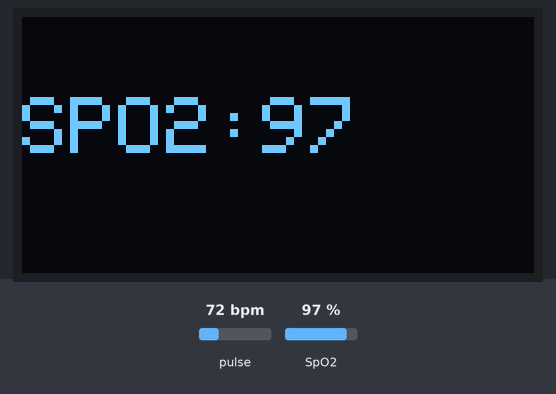
A sketch run on a simulated Arduino Uno, built with avr-gcc and run on an emulated ATmega328P. Shown: 128×64 one-colour display. The test bench sets the inputs (shaded band); at power-on: SpO2 97 %, pulse 72 bpm. What the sketch prints to the serial monitor is not drawn.

Above: at 4.6 s.
4.7 s: SpO2 set to 80 %
At 9.3 s:
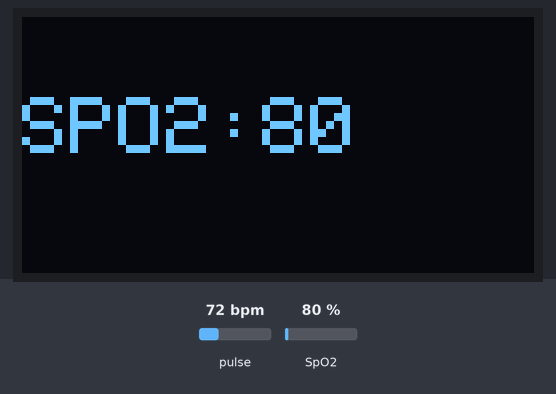
10.7 s: SpO2 set to 85 %
At 13.4 s:
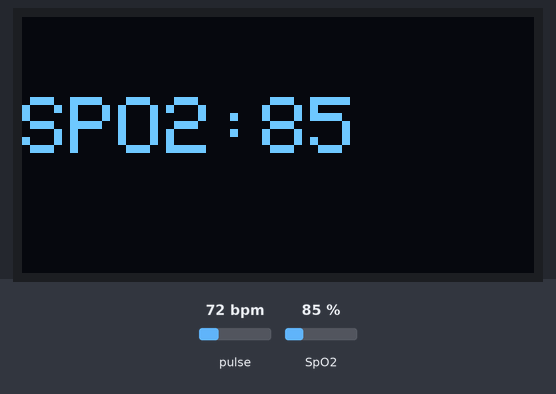
16.7 s: SpO2 set to 90 %
At 21.5 s:
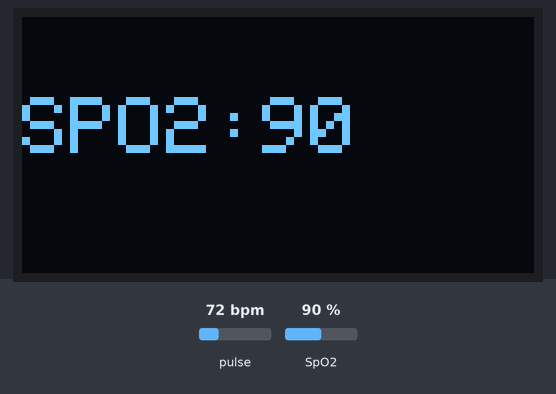
Timing chart, 0 to 23.0 s (numbered marks = the images above; inputs shaded):
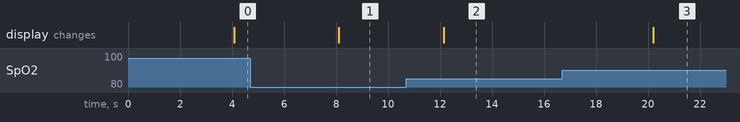

Measured:
- after the input at 4.7 s, the display: changes after 3.4 s (image 1)
- after the input at 10.7 s, the display: changes after 1.4 s (image 2)
- after the input at 16.7 s, the display: changes after 3.5 s (image 3)

The sketch:

SPO2_OLED.ino
```cpp
#include <Adafruit_SSD1306.h>
#include <Adafruit_GFX.h>

/*!
 * @file SPO2.ino
 * @brief Display heart-rate and SPO2 on serial in real-time, normal SPO2 is within 95~100
 * @n Try to fix the sensor on your finger in using to avoid the effect of pressure change on data output.
 * @n This library supports mainboards: ESP8266, FireBeetle-M0, UNO, ESP32, Leonardo, Mega2560
 * @copyright  Copyright (c) 2010 DFRobot Co.Ltd (http://www.dfrobot.com)
 * @licence     The MIT License (MIT)
 * @author [YeHangYu](hangyu.ye@dfrobot.com)
 * @version  V0.1
 * @date  2020-05-29
 * @url https://github.com/DFRobot/DFRobot_MAX30102
 */
/*#include <Adafruit_GFX.h>        // OLED Library
#include <Adafruit_SSD1306.h>    // OLED Library*/
#include <Wire.h>                // I2C  Library
#include <DFRobot_MAX30102.h>

DFRobot_MAX30102 particleSensor;

#define SCREEN_WIDTH 128         // OLED display width, in pixels
#define SCREEN_HEIGHT 64         // OLED display height, in pixels
#define OLED_RESET    -1         // Reset pin # (or -1 if sharing Arduino reset pin)

Adafruit_SSD1306 display(SCREEN_WIDTH, SCREEN_HEIGHT, &Wire, OLED_RESET); //Declaring the display name (display)


/*
Macro definition options in sensor configuration
sampleAverage: SAMPLEAVG_1 SAMPLEAVG_2 SAMPLEAVG_4
               SAMPLEAVG_8 SAMPLEAVG_16 SAMPLEAVG_32
ledMode:       MODE_REDONLY  MODE_RED_IR  MODE_MULTILED
sampleRate:    PULSEWIDTH_69 PULSEWIDTH_118 PULSEWIDTH_215 PULSEWIDTH_411
pulseWidth:    SAMPLERATE_50 SAMPLERATE_100 SAMPLERATE_200 SAMPLERATE_400
               SAMPLERATE_800 SAMPLERATE_1000 SAMPLERATE_1600 SAMPLERATE_3200
adcRange:      ADCRANGE_2048 ADCRANGE_4096 ADCRANGE_8192 ADCRANGE_16384
*/
void setup()
{
  Wire.setClock(400000);                         // Set I2C speed to 400kHz
  display.begin(SSD1306_SWITCHCAPVCC, 0x3C);     // Start the OLED display
  display.setTextColor(WHITE);

  //Init serial
  Serial.begin(115200);
  /*!
   *@brief Init sensor
   *@param pWire IIC bus pointer object and construction device, can both pass or not pass parameters (Wire in default)
   *@param i2cAddr Chip IIC address (0x57 in default)
   *@return true or false
   */
  while (!particleSensor.begin()) {
    Serial.println("MAX30102 was not found");
    delay(1000);
  }

  display.clearDisplay();
  display.setTextSize(2);
  display.setCursor(0, 20);
  display.print("SPO2:");
  display.print(0);
  display.display();
  /*!
   *@brief Use macro definition to configure sensor
   *@param ledBrightness LED brightness, default value: 0x1F（6.4mA), Range: 0~255（0=Off, 255=50mA）
   *@param sampleAverage Average multiple samples then draw once, reduce data throughput, default 4 samples average
   *@param ledMode LED mode, default to use red light and IR at the same time
   *@param sampleRate Sampling rate, default 400 samples every second
   *@param pulseWidth Pulse width: the longer the pulse width, the wider the detection range. Default to be Max range
   *@param adcRange ADC Measurement Range, default 4096 (nA), 15.63(pA) per LSB
   */
  particleSensor.sensorConfiguration(/*ledBrightness=*/100, /*sampleAverage=*/SAMPLEAVG_4, \
                        /*ledMode=*/MODE_MULTILED, /*sampleRate=*/SAMPLERATE_100, \
                        /*pulseWidth=*/PULSEWIDTH_411, /*adcRange=*/ADCRANGE_16384);
}

int32_t SPO2; //SPO2
int8_t SPO2Valid; //Flag to display if SPO2 calculation is valid
int32_t heartRate; //Heart-rate
int8_t heartRateValid; //Flag to display if heart-rate calculation is valid

void loop()
{
/*
 display.clearDisplay();
    display.setTextSize(2);
    display.setCursor(5, 10);
    display.print("Place Your");
    display.setCursor(30, 30);
    display.setTextSize(2);
    display.print("Finger");
    display.display();

*/
  Serial.println(F("Wait about four seconds"));
  particleSensor.heartrateAndOxygenSaturation(/**SPO2=*/&SPO2, /**SPO2Valid=*/&SPO2Valid, /**heartRate=*/&heartRate, /**heartRateValid=*/&heartRateValid);
  //Print result
  if(SPO2 != -999){
  Serial.print(F("heartRate="));
  Serial.print(heartRate, DEC);
  Serial.print(F(", heartRateValid="));
  Serial.print(heartRateValid, DEC);
  Serial.print(F("; SPO2="));
  Serial.print(SPO2, DEC);
  Serial.print(F(", SPO2Valid="));
  Serial.println(SPO2Valid, DEC);

  display.clearDisplay();
  display.setTextSize(2);
  display.setCursor(0, 20);
  display.print("SPO2:");
  display.print(SPO2);
  display.display();
  }else
  {

    Serial.print(F("Place your finger in sensor and wait.."));
    Serial.println(SPO2Valid, DEC);

    display.clearDisplay();
    display.setTextSize(2);
    display.setCursor(5, 10);
    display.print("Place Your");
    display.setCursor(30, 30);
    display.setTextSize(2);
    display.print("Finger");
    display.display();

  }
}
```
